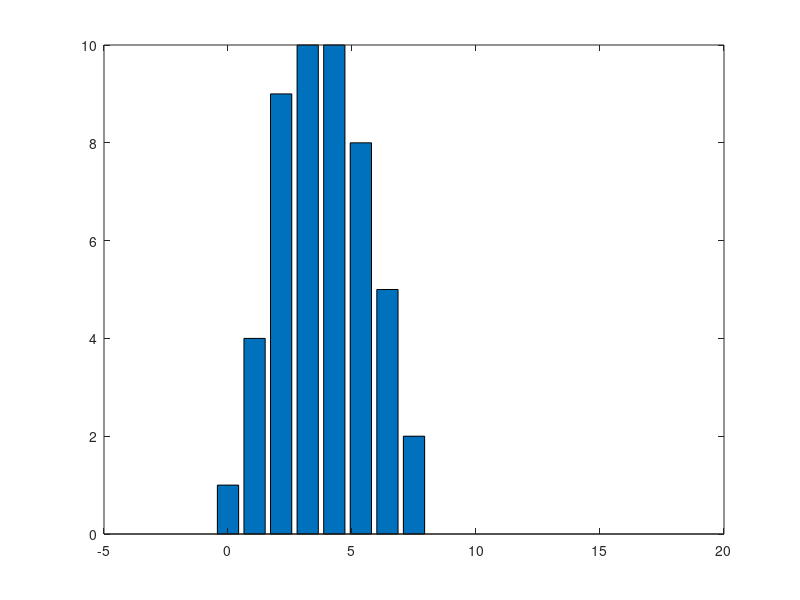

Here is the MATLAB script that generated this plot:
%First Genearate 10 Randon Arrival And Servive Time
arrival_time = randi([1,4],1,10);
service_time = randi([1,5],1,10);
departure_time = zeros(1,10);
sort(arrival_time)
sort(service_time)
%find departure time
for i = 1:10
departure_time(1,i) = arrival_time(1,i) + service_time(1,i);
end
sort(arrival_time)
state = zeros(1,15);
for i = 1:10
temp1= arrival_time(i);
temp2= departure_time(i);
for j = temp1 : temp2
state(1,j) = state(1,j) + 1;
end
end
%linspace(0,15,15) generates 15 points linearly spaced between 0 and 15.
x = linspace(0,15,15);
bar(x,state);
%plot states over x
